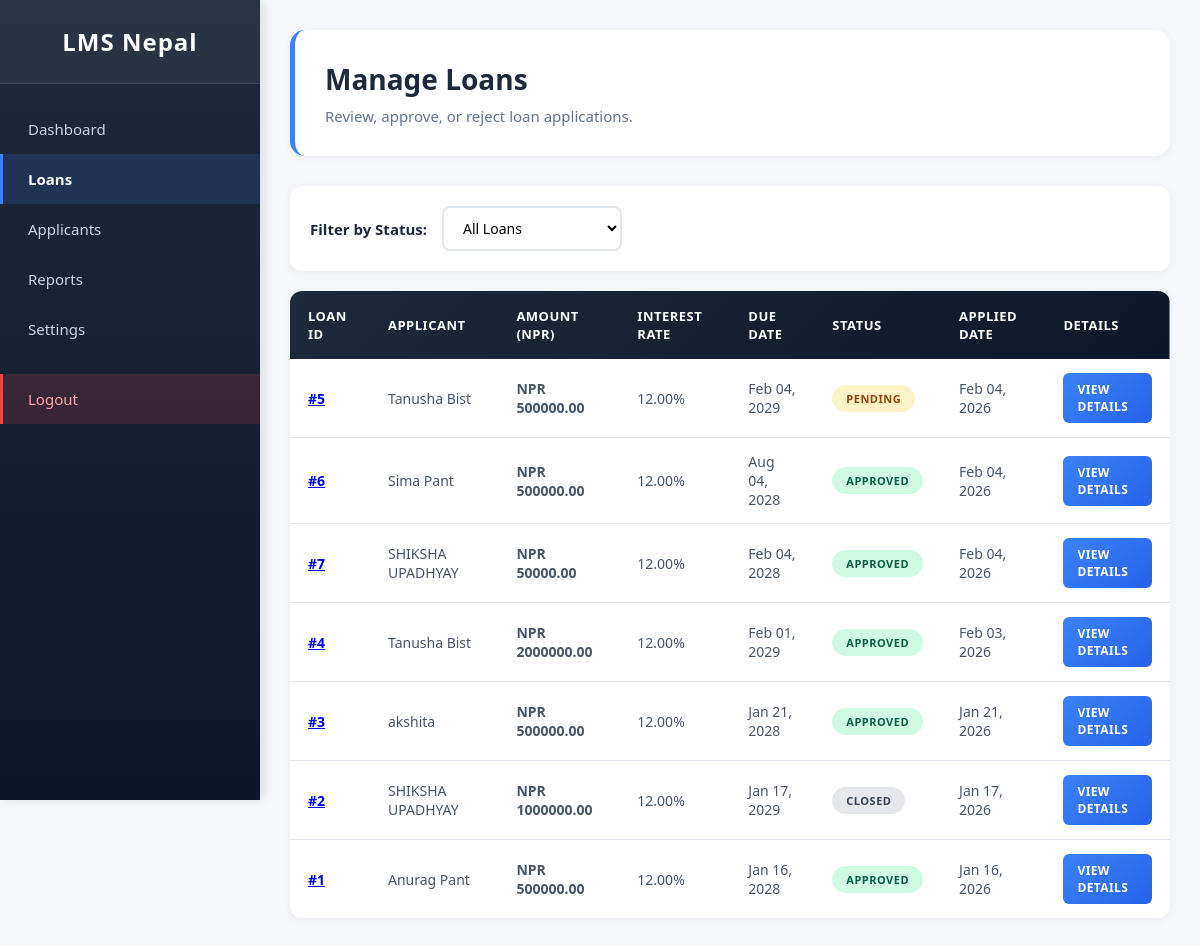
Screenshot of /admin_loans/ (signed in) with the database file from the repository.
### core/models.py (models this page shows, shortened)
class Loan(models.Model):
    member = models.ForeignKey(Member, on_delete=models.CASCADE)
    loan_type = models.CharField(max_length=50, blank=True)
    amount = models.DecimalField(max_digits=10, decimal_places=2)
    duration_months = models.IntegerField(default=12)
    interest_rate = models.DecimalField(max_digits=5, decimal_places=2)
    purpose = models.TextField(blank=True)
    issued_date = models.DateField(auto_now_add=True)
    due_date = models.DateField()
    monthly_income = models.DecimalField(max_digits=10, decimal_places=2, null=True, blank=True)
    employment_type = models.CharField(max_length=50, blank=True)
    existing_loans = models.CharField(max_length=10, blank=True)
    repayment_method = models.CharField(max_length=50, blank=True)
    remarks = models.TextField(blank=True)
    personal_reason = models.CharField(max_length=100, blank=True, null=True)
    existing_emi = models.DecimalField(max_digits=10, decimal_places=2, null=True, blank=True)
    property_type = models.CharField(max_length=50, blank=True, null=True)
    property_value = models.DecimalField(max_digits=12, decimal_places=2, null=True, blank=True)
    property_location = models.CharField(max_length=200, blank=True, null=True)
    construction_status = models.CharField(max_length=50, blank=True, null=True)
    property_documents = models.FileField(upload_to='loan_documents/', blank=True, null=True)
    co_applicant_name = models.CharField(max_length=100, blank=True, null=True)
    co_applicant_relation = models.CharField(max_length=50, blank=True, null=True)
    student_name = models.CharField(max_length=100, blank=True, null=True)
    course_name = models.CharField(max_length=200, blank=True, null=True)
    institution_name = models.CharField(max_length=200, blank=True, null=True)
    institution_location = models.CharField(max_length=100, blank=True, null=True)
    course_duration = models.IntegerField(null=True, blank=True)
    admission_letter = models.FileField(upload_to='loan_documents/', blank=True, null=True)
    guardian_name = models.CharField(max_length=100, blank=True, null=True)
    guardian_income = models.DecimalField(max_digits=10, decimal_places=2, null=True, blank=True)
    business_name = models.CharField(max_length=200, blank=True, null=True)
    business_type = models.CharField(max_length=100, blank=True, null=True)
    business_registration = models.CharField(max_length=100, blank=True, null=True)
    business_age = models.IntegerField(null=True, blank=True)
    annual_turnover = models.DecimalField(max_digits=12, decimal_places=2, null=True, blank=True)
    business_plan = models.FileField(upload_to='loan_documents/', blank=True, null=True)
    business_address = models.TextField(blank=True, null=True)
    farm_size = models.DecimalField(max_digits=8, decimal_places=2, null=True, blank=True)
    farming_type = models.CharField(max_length=100, blank=True, null=True)
    land_ownership = models.CharField(max_length=50, blank=True, null=True)
    crop_type = models.CharField(max_length=200, blank=True, null=True)
    land_documents = models.FileField(upload_to='loan_documents/', blank=True, null=True)
    irrigation_facility = models.CharField(max_length=20, blank=True, null=True)
    farming_experience = models.IntegerField(null=True, blank=True)
    status = models.CharField(
        max_length=20,
        choices=[
            ('pending', 'Pending'),
            ('approved', 'Approved'),
            ('closed', 'Closed'),
        ],
        default='pending'
    )

class Member(models.Model):
    user = models.OneToOneField(User, on_delete=models.CASCADE)
    phone = models.CharField(max_length=15)
    address = models.TextField()
    dob = models.DateField(null=True, blank=True)
    occupation = models.CharField(max_length=100, blank=True)
    monthly_income = models.DecimalField(max_digits=10, decimal_places=2, null=True, blank=True)
    joined_date = models.DateField(auto_now_add=True)
    profile_photo = models.ImageField(upload_to='profile_photos/', null=True, blank=True)

### core/views.py (the view)
# urls.py: path('admin_loans/', views.admin_loans, name='admin_loans'),
@login_required
def admin_loans(request):
    if not request.user.is_staff:
        return redirect('login')
    loans = Loan.objects.select_related('member', 'member__user').order_by('-issued_date')
    status_filter = request.GET.get('status', '')
    if status_filter:
        loans = loans.filter(status=status_filter)
    context = {
        'loans': loans,
        'status_filter': status_filter,
    }
    return render(request, 'core/admin_loans.html', context)

### core/templates/core/admin_loans.html (shortened to what this page needs)
{% load static %}
<!DOCTYPE html>
<html lang="en">
<head>
</head>
<body>
  <aside class="sidebar">
    <div class="logo"> LMS Nepal</div>
    <ul>
      <li><a href="{% url 'admin_dashboard' %}">Dashboard</a></li>
      <li><a href="{% url 'admin_loans' %}" class="active">Loans</a></li>
      <li><a href="{% url 'admin_applicants' %}">Applicants</a></li>
      <li><a href="{% url 'admin_reports' %}">Reports</a></li>
      <li><a href="{% url 'admin_settings' %}">Settings</a></li>
      <li><a href="{% url 'logout' %}" class="logout-btn">Logout</a></li>
    </ul>
  </aside>
  <main class="main-content">
    <header class="header">
      <h1> Manage Loans</h1>
      <p>Review, approve, or reject loan applications.</p>
    </header>
    <div class="filter-section">
      <label for="status-filter"> Filter by Status:</label>
      <select id="status-filter" onchange="filterByStatus(this.value)">
        <option value="">All Loans</option>
      </select>
    </div>
    {% if loans %}
    <table class="data-table">
      <thead>
        <tr>
          <th>Loan ID</th>
          <th>Applicant</th>
          <th>Amount (NPR)</th>
          <th>Interest Rate</th>
          <th>Due Date</th>
          <th>Status</th>
          <th>Applied Date</th>
          <th>Details</th>
        </tr>
      </thead>
      <tbody>
        {% for loan in loans %}
        <tr class="is-clickable" data-href="{% url 'admin_loan_detail' loan.id %}">
          <td>
          <a href="{% url 'admin_loan_detail' loan.id %}">
          <strong>#{{ loan.id }}</strong>
          </a>
          </td>
          <td>{{ loan.member.user.get_full_name|default:loan.member.user.username }}</td>
          <td><strong>NPR {{ loan.amount|floatformat:2 }}</strong></td>
          <td>{{ loan.interest_rate|floatformat:2 }}%</td>
          <td>{{ loan.due_date|date:"M d, Y" }}</td>
          <td>
            <span class="status-badge status-{{ loan.status }}">
              {{ loan.get_status_display }}
            </span>
          </td>
          <td>{{ loan.issued_date|date:"M d, Y" }}</td>
          <td>
            <a class="btn-view" href="{% url 'admin_loan_detail' loan.id %}">
              View Details
            </a>
          </td>
        </tr>
        {% endfor %}
      </tbody>
    </table>
    {% else %}
    <div class="no-data">
      <p style="font-size: 48px; margin-bottom: 15px;">📭</p>
      <p><strong>No loans found.</strong></p>
      <p style="font-size: 14px; margin-top: 8px;">Try changing the filter or check back later.</p>
    </div>
    {% endif %}
  </main>
</body>
</html>

### core/templates/core/admin_loans.html (style rules this page uses)
* { margin: 0; padding: 0; box-sizing: border-box; font-family: 'Segoe UI', Tahoma, Geneva, Verdana, sans-serif; }
body { display: flex; background: #f5f7fa; min-height: 100vh; }
.sidebar { width: 260px; background: linear-gradient(180deg, #1e293b 0%, #0f172a 100%); color: white; padding: 0; position: fixed; height: 100vh; overflow-y: auto; box-shadow: 4px 0 10px rgba(0, 0, 0, 0.1); z-index: 1000; }
.logo { padding: 25px 20px; font-size: 24px; font-weight: 700; text-align: center; background: rgba(255, 255, 255, 0.05); border-bottom: 1px solid rgba(255, 255, 255, 0.1); letter-spacing: 1px; }
.sidebar ul { list-style: none; padding: 20px 0; }
.sidebar ul li { margin: 0; }
.sidebar ul li a { display: flex; align-items: center; padding: 15px 25px; color: #cbd5e1; text-decoration: none; transition: all 0.3s ease; border-left: 3px solid transparent; font-size: 15px; }
.sidebar ul li a.active { background: rgba(59, 130, 246, 0.15); color: white; border-left-color: #3b82f6; font-weight: 600; }
.logout-btn { margin-top: 20px; background: rgba(239, 68, 68, 0.15) !important; color: #fca5a5 !important; border-left-color: #ef4444 !important; }
.main-content { margin-left: 260px; flex: 1; padding: 30px; min-height: 100vh; }
.header { background: white; padding: 30px; border-radius: 15px; margin-bottom: 30px; box-shadow: 0 2px 10px rgba(0, 0, 0, 0.05); border-left: 5px solid #3b82f6; }
.header h1 { color: #1e293b; font-size: 28px; margin-bottom: 8px; }
.header p { color: #64748b; font-size: 15px; }
.filter-section { margin-bottom: 20px; padding: 20px; background-color: white; border-radius: 12px; box-shadow: 0 2px 10px rgba(0, 0, 0, 0.05); display: flex; align-items: center; gap: 15px; }
.filter-section label { font-weight: 600; color: #1e293b; font-size: 15px; }
.filter-section select { padding: 10px 15px; border: 2px solid #e2e8f0; border-radius: 8px; cursor: pointer; background: white; font-size: 14px; transition: all 0.3s ease; min-width: 180px; }
.data-table { width: 100%; border-collapse: collapse; margin-top: 20px; background: white; border-radius: 12px; overflow: hidden; box-shadow: 0 2px 10px rgba(0, 0, 0, 0.05); }
.data-table thead { background: linear-gradient(135deg, #1e293b 0%, #0f172a 100%); color: white; }
.data-table th { padding: 16px 18px; text-align: left; font-weight: 700; font-size: 13px; text-transform: uppercase; letter-spacing: 0.5px; }
.data-table td { padding: 14px 18px; border-bottom: 1px solid #e2e8f0; color: #475569; font-size: 14px; }
.data-table tbody tr { transition: all 0.2s ease; }
.data-table tbody tr.is-clickable { cursor: pointer; }
.data-table tbody tr.is-clickable td { transition: color 0.2s ease; }
.data-table tbody tr:last-child td { border-bottom: none; }
.btn-view { display: inline-block; padding: 8px 14px; background: linear-gradient(135deg, #3b82f6, #2563eb); color: white; border-radius: 6px; text-decoration: none; font-weight: 600; font-size: 12px; letter-spacing: 0.4px; text-transform: uppercase; transition: all 0.3s ease; }
.status-badge { display: inline-block; padding: 6px 14px; border-radius: 20px; font-size: 11px; font-weight: 700; text-transform: uppercase; letter-spacing: 0.5px; }
.status-pending { background: #fef3c7; color: #92400e; }
.status-approved { background: #d1fae5; color: #065f46; }
.status-closed { background: #e5e7eb; color: #374151; }

### rows the page displays
Loan: id "5", member.user.get_full_name "Tanusha Bist", amount "500000.00", interest_rate "12.00", due_date "Feb 04, 2029", status "PENDING", issued_date "Feb 04, 2026"
Loan: id "6", member.user.get_full_name "Sima Pant", amount "500000.00", interest_rate "12.00", due_date "Aug 04, 2028", status "APPROVED", issued_date "Feb 04, 2026"
Loan: id "7", member.user.get_full_name "SHIKSHA UPADHYAY", amount "50000.00", interest_rate "12.00", due_date "Feb 04, 2028", status "APPROVED", issued_date "Feb 04, 2026"
Loan: id "4", member.user.get_full_name "Tanusha Bist", amount "2000000.00", interest_rate "12.00", due_date "Feb 01, 2029", status "APPROVED", issued_date "Feb 03, 2026"
Loan: id "3", member.user.get_full_name "akshita", amount "500000.00", interest_rate "12.00", due_date "Jan 21, 2028", status "APPROVED", issued_date "Jan 21, 2026"
Loan: id "2", member.user.get_full_name "SHIKSHA UPADHYAY", amount "1000000.00", interest_rate "12.00", due_date "Jan 17, 2029", status "CLOSED", issued_date "Jan 17, 2026"
Loan: id "1", member.user.get_full_name "Anurag Pant", amount "500000.00", interest_rate "12.00", due_date "Jan 16, 2028", status "APPROVED", issued_date "Jan 16, 2026"
